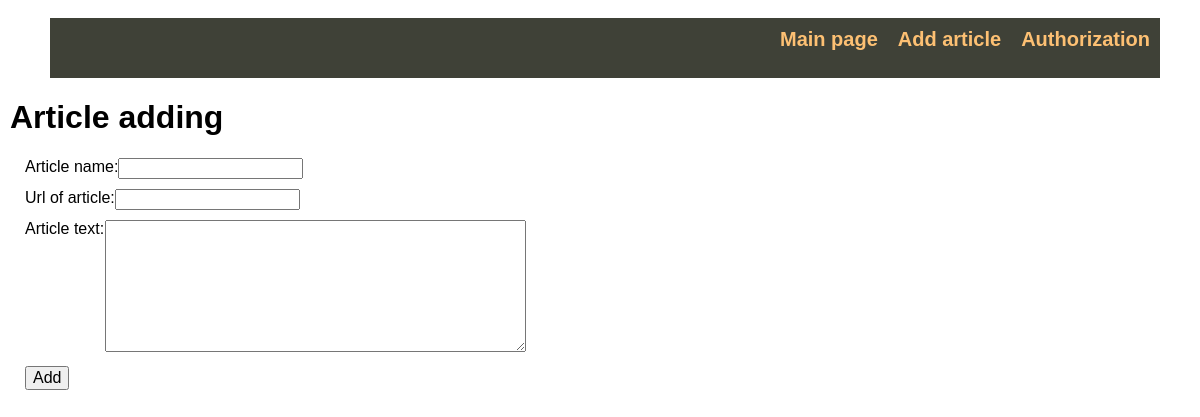
Page /add_post on the committed database.
### tables this page shows
CREATE TABLE mainmenu (
id integer PRIMARY KEY AUTOINCREMENT,
title text NOT NULL,
url text NOT NULL
);

### flask_site.py (the view, shortened to what this page needs)
@app.route("/add_post", methods=["POST", "GET"])
def add_post():
    return render_template('add_post.html', menu=dbase.get_menu(), title="Article adding")

### FDataBase.py (called while the page is built)
    def get_menu(self):
        sql = """SELECT * FROM mainmenu"""
        try:
            self.__cursor.execute(sql)
            result = self.__cursor.fetchall()
            if result:
                return result
        except:
            print("Error while reading from database.")
        return []

### flask_site.py (called while the page is built)
def connect_db():
    conn = sqlite3.connect(app.config['DATABASE'])
    conn.row_factory = sqlite3.Row
    return conn

def get_db():
    if not hasattr(g, 'link_db'):
        g.link_db = connect_db()                        # g - global variable of app context
    return g.link_db

@app.before_request
def before_request():
    global dbase
    db = get_db()
    dbase = FDataBase(db)

### templates/add_post.html (shortened to what this page needs)
{% extends 'base.html' %}
{% block content %}
{{ super() }}
<form action="{{ url_for('add_post') }}" method="POST", class="form-contact">
    <p><label>Article name: </label><input type="text" name="name" value="" required></p>
    <p><label>Url of article: </label><input type="text" name="url" value="" required></p>
    <p><label>Article text: </label></p>
    <p><textarea name="post" rows=7 cols=40></textarea></p>
    <p><input type="submit" value="Add" /></p>
</form>
{% endblock %}

### templates/base.html (shortened to what this page needs)
<!DOCTYPE html>
<html lang="en">
<head>
    <link type="text/css" href="{{ url_for('static', filename='css/style.css') }}" rel="stylesheet">
</head>
<body>
    {% block content -%}
        {% block mainmenu %}
            <ul class="mainmenu">
                {% for item in menu %}
                    <li><a href="{{ item.url }}">{{ item.title }}</a></li>
                {% endfor %}
            </ul>
        {% endblock %}
    <div class="content">
            {% if title %}
                <h1>{{ title }}</h1>
            {% else %}
                <h1>About flask</h1>
            {% endif %}
        {% endblock %}
    </div>
</body>
</html>

### static/css/style.css (style rules this page uses)
html, body { font-family: 'Arial'; margin: 0; padding: 0; height: 100%; width: 100%; }
a { color: #00592b; text-decoration: none; font-weight: bold; }
ul.mainmenu { list-style: none; background: #3F4137; height: 60px; margin: 0; padding: 0; color: #fdc073; font-size: 20px; overflow; hidden; }
ul.mainmenu { display: flex; margin: 18px 40px 0 50px; justify-content: right; }
ul.mainmenu li { padding: 10px; }
ul.mainmenu li a { color: #fdc073; text-decoration: none; }
div.content { margin: 10px; }
.form-contact label { display: inline-block; float: left; min-width: 80px; }
.form-contact p { margin: 10px 15px 10px 15px; }
.form-contact input[type=submit], textarea { font-size: 16px; }

### rows in the picture
mainmenu: title "Main page"
mainmenu: title "Add article"
mainmenu: title "Authorization"

### other values in the picture
{{ title }} "Article adding"
